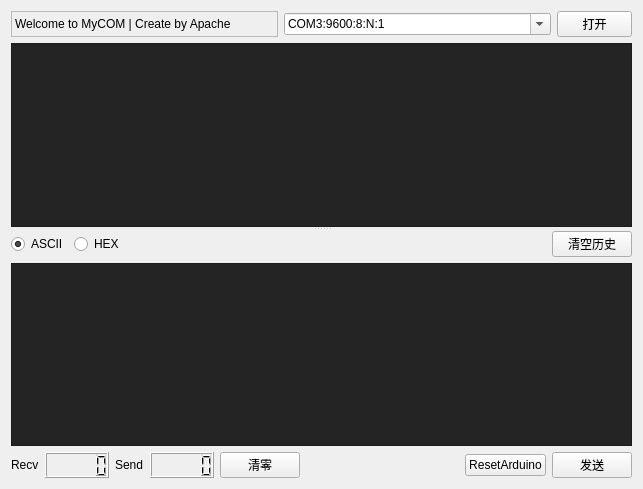
<?xml version="1.0" encoding="UTF-8"?>
<ui version="4.0">
 <class>Form</class>
 <widget class="QWidget" name="Form">
  <property name="geometry">
   <rect>
    <x>0</x>
    <y>0</y>
    <width>643</width>
    <height>489</height>
   </rect>
  </property>
  <property name="windowTitle">
   <string>MyCOM</string>
  </property>
  <property name="styleSheet">
   <string notr="true">font: 9pt &quot;Lucida Console&quot;;</string>
  </property>
  <layout class="QGridLayout" name="gridLayout_2">
   <item row="0" column="0">
    <layout class="QHBoxLayout" name="horizontalLayout_3">
     <item>
      <widget class="QLabel" name="tipsLabel">
       <property name="frameShape">
        <enum>QFrame::StyledPanel</enum>
       </property>
       <property name="text">
        <string>Welcome to MyCOM | Create by Apache</string>
       </property>
      </widget>
     </item>
     <item>
      <widget class="QComboBox" name="setComboBox">
       <property name="editable">
        <bool>true</bool>
       </property>
       <item>
        <property name="text">
         <string>COM3:9600:8:N:1</string>
        </property>
       </item>
      </widget>
     </item>
     <item>
      <widget class="QPushButton" name="openButton">
       <property name="maximumSize">
        <size>
         <width>75</width>
         <height>16777215</height>
        </size>
       </property>
       <property name="text">
        <string>打开</string>
       </property>
      </widget>
     </item>
    </layout>
   </item>
   <item row="1" column="0">
    <widget class="QSplitter" name="splitter">
     <property name="orientation">
      <enum>Qt::Vertical</enum>
     </property>
     <widget class="QTextBrowser" name="chatTextBrowser">
      <property name="styleSheet">
       <string notr="true">background-color: rgb(36, 36, 36);
color: rgb(12, 190, 255);</string>
      </property>
      <property name="html">
       <string>&lt;!DOCTYPE HTML PUBLIC &quot;-//W3C//DTD HTML 4.0//EN&quot; &quot;http://www.w3.org/TR/REC-html40/strict.dtd&quot;&gt;
&lt;html&gt;&lt;head&gt;&lt;meta name=&quot;qrichtext&quot; content=&quot;1&quot; /&gt;&lt;style type=&quot;text/css&quot;&gt;
p, li { white-space: pre-wrap; }
&lt;/style&gt;&lt;/head&gt;&lt;body style=&quot; font-family:'Lucida Console'; font-size:9pt; font-weight:400; font-style:normal;&quot;&gt;
&lt;p style=&quot;-qt-paragraph-type:empty; margin-top:0px; margin-bottom:0px; margin-left:0px; margin-right:0px; -qt-block-indent:0; text-indent:0px;&quot;&gt;&lt;/p&gt;&lt;/body&gt;&lt;/html&gt;</string>
      </property>
     </widget>
     <widget class="QWidget" name="layoutWidget">
      <layout class="QGridLayout" name="gridLayout">
       <item row="0" column="0">
        <layout class="QHBoxLayout" name="horizontalLayout_4">
         <item>
          <layout class="QHBoxLayout" name="horizontalLayout_2">
           <item>
            <widget class="QRadioButton" name="radioButton">
             <property name="text">
              <string>ASCII</string>
             </property>
             <property name="checked">
              <bool>true</bool>
             </property>
            </widget>
           </item>
           <item>
            <widget class="QRadioButton" name="radioButton_2">
             <property name="text">
              <string>HEX</string>
             </property>
            </widget>
           </item>
          </layout>
         </item>
         <item>
          <spacer name="horizontalSpacer_2">
           <property name="orientation">
            <enum>Qt::Horizontal</enum>
           </property>
           <property name="sizeHint" stdset="0">
            <size>
             <width>488</width>
             <height>20</height>
            </size>
           </property>
          </spacer>
         </item>
         <item>
          <widget class="QPushButton" name="clearHistoryButton">
           <property name="text">
            <string>清空历史</string>
           </property>
          </widget>
         </item>
        </layout>
       </item>
       <item row="1" column="0">
        <widget class="QTextEdit" name="sendTextEdit">
         <property name="styleSheet">
          <string notr="true">background-color: rgb(36, 36, 36);
color: rgb(12, 190, 255);</string>
         </property>
         <property name="html">
          <string>&lt;!DOCTYPE HTML PUBLIC &quot;-//W3C//DTD HTML 4.0//EN&quot; &quot;http://www.w3.org/TR/REC-html40/strict.dtd&quot;&gt;
&lt;html&gt;&lt;head&gt;&lt;meta name=&quot;qrichtext&quot; content=&quot;1&quot; /&gt;&lt;style type=&quot;text/css&quot;&gt;
p, li { white-space: pre-wrap; }
&lt;/style&gt;&lt;/head&gt;&lt;body style=&quot; font-family:'Lucida Console'; font-size:9pt; font-weight:400; font-style:normal;&quot;&gt;
&lt;p style=&quot;-qt-paragraph-type:empty; margin-top:0px; margin-bottom:0px; margin-left:0px; margin-right:0px; -qt-block-indent:0; text-indent:0px;&quot;&gt;&lt;/p&gt;&lt;/body&gt;&lt;/html&gt;</string>
         </property>
        </widget>
       </item>
      </layout>
     </widget>
    </widget>
   </item>
   <item row="2" column="0">
    <layout class="QHBoxLayout" name="horizontalLayout">
     <item>
      <widget class="QLabel" name="label_2">
       <property name="text">
        <string>Recv</string>
       </property>
      </widget>
     </item>
     <item>
      <widget class="QLCDNumber" name="recvLcdNumber"/>
     </item>
     <item>
      <widget class="QLabel" name="label_3">
       <property name="text">
        <string>Send</string>
       </property>
      </widget>
     </item>
     <item>
      <widget class="QLCDNumber" name="sendLcdNumber"/>
     </item>
     <item>
      <widget class="QPushButton" name="clearLcdButton">
       <property name="text">
        <string>清零</string>
       </property>
      </widget>
     </item>
     <item>
      <spacer name="horizontalSpacer">
       <property name="orientation">
        <enum>Qt::Horizontal</enum>
       </property>
       <property name="sizeHint" stdset="0">
        <size>
         <width>148</width>
         <height>20</height>
        </size>
       </property>
      </spacer>
     </item>
     <item>
      <widget class="QPushButton" name="resetArduinoButton">
       <property name="text">
        <string>ResetArduino</string>
       </property>
      </widget>
     </item>
     <item>
      <widget class="QPushButton" name="sendButton">
       <property name="text">
        <string>发送</string>
       </property>
      </widget>
     </item>
    </layout>
   </item>
  </layout>
 </widget>
 <resources/>
 <connections/>
</ui>
